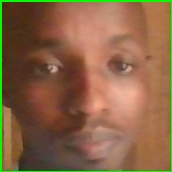
#> input picture captures/pierre_2025-08-26_16h52mn47s.jpg, 172 x 172 px
$ python -i 'import cv2.py'   (imports and definitions only)
#> lines starting #> are read from the running program, lines starting #| are printed output that depends on the picture
#> further down, picture is the input picture: shape (172, 172, 3); mean B, G, R 69.4, 100.9, 136.8
import cv2
import numpy as np
from PIL import Image, ImageEnhance
import logging

logger = logging.getLogger(__name__)

class LightingAdaptation:
    """Enhanced lighting adaptation for facial recognition system"""

    def __init__(self):
        self.clahe = cv2.createCLAHE(clipLimit=3.0, tileGridSize=(8, 8))
        self.previous_brightness = None
        self.brightness_history = []
        self.max_history = 30  # Keep last 30 frames for averaging

    def analyze_lighting_conditions(self, frame):
        """Analyze current lighting conditions of the frame"""
        gray = cv2.cvtColor(frame, cv2.COLOR_BGR2GRAY)
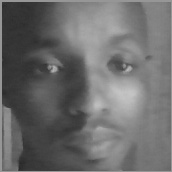
#> gray: shape (172, 172); min 40, max 196, mean 108.1

        # Calculate various lighting metrics
        mean_brightness = np.mean(gray)
#> mean_brightness = 108.1
        std_brightness = np.std(gray)
#> std_brightness = 36.94

        # Calculate histogram for lighting distribution analysis
        hist = cv2.calcHist([gray], [0], None, [256], [0, 256])
#> hist = 256 values, max 800 at index 150, min 0 at index 0, mean 115.6
        hist_normalized = hist.ravel() / hist.sum()
#> hist_normalized = 256 values, max 0.027 at index 150, min 0 at index 0, mean 0.00391

        # Detect lighting conditions
        conditions = {
            'mean_brightness': mean_brightness,
            'std_brightness': std_brightness,
            'is_low_light': mean_brightness < 80,
            'is_high_light': mean_brightness > 180,
            'is_backlit': self._detect_backlighting(gray),
            'has_shadows': std_brightness > 50,
            'uniformity': self._calculate_uniformity(gray)
        }

        # Update brightness history for adaptive processing
        self.brightness_history.append(mean_brightness)
        if len(self.brightness_history) > self.max_history:
            self.brightness_history.pop(0)

        return conditions

    def _detect_backlighting(self, gray_frame):
        """Detect if the subject is backlit"""
        h, w = gray_frame.shape
#> h = 172; w = 172

        # Check if center is significantly darker than edges
        center_region = gray_frame[h//4:3*h//4, w//4:3*w//4]
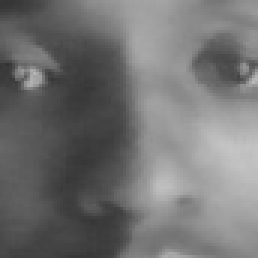
#> center_region: shape (86, 86) (shown 3 times larger); min 50, max 196, mean 114.3
        edge_regions = np.concatenate([
            gray_frame[:h//8, :].flatten(),
            gray_frame[-h//8:, :].flatten(),
            gray_frame[:, :w//8].flatten(),
            gray_frame[:, -w//8:].flatten()
        ])
#> edge_regions = 14792 values, max 164 at index 3035, min 40 at index 5868, mean 105.1

        center_mean = np.mean(center_region)
#> center_mean = 114.3
        edge_mean = np.mean(edge_regions)
#> edge_mean = 105.1

        return edge_mean - center_mean > 30

    def _calculate_uniformity(self, gray_frame):
        """Calculate lighting uniformity across the frame"""
        h, w = gray_frame.shape
#> h = 172; w = 172
        grid_size = 4

        # Divide frame into grid and calculate variance
        cell_means = []
        for i in range(grid_size):
            for j in range(grid_size):
                y1, y2 = i * h // grid_size, (i + 1) * h // grid_size
                x1, x2 = j * w // grid_size, (j + 1) * w // grid_size
                cell = gray_frame[y1:y2, x1:x2]
                cell_means.append(np.mean(cell))
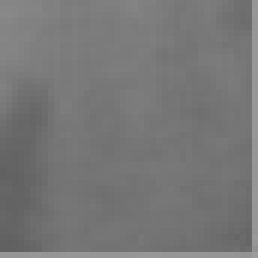
#> cell: shape (43, 43) (shown 6 times larger); min 96, max 155, mean 118.8
#> after the loop, cell_means = [62.6, 117.3, 149.1, 124.6, 63.1, 88.47, 139, 128.6, 79.71, 76.14, 153.7, 135.8, 88.07, 75.62, 128.3, 118.8]

        return 1.0 / (1.0 + np.std(cell_means))  # Higher value = more uniform

    def adaptive_preprocessing(self, frame):
        """Apply adaptive preprocessing based on lighting conditions"""
        conditions = self.analyze_lighting_conditions(frame)
#> in analyze_lighting_conditions, `conditions = { 'mean_brightness': mean_brightness, 'std_brightness': s..`: conditions = {'mean_brightness': 108.1, 'std_brightness': 36.94, 'is_low_light': False, 'is_high_light': False, 'is_backlit': False, 'has_shadows': False, 'uniformity': 0.0321}
        processed_frame = frame.copy()

        # Apply different processing based on conditions
        if conditions['is_low_light']:
            processed_frame = self._enhance_low_light(processed_frame)
        elif conditions['is_high_light']:
            processed_frame = self._reduce_overexposure(processed_frame)

        if conditions['is_backlit']:
            processed_frame = self._correct_backlighting(processed_frame)

        if not conditions['has_shadows'] and conditions['uniformity'] < 0.7:
            processed_frame = self._improve_uniformity(processed_frame)

        # Apply histogram equalization for better contrast
        processed_frame = self._apply_clahe(processed_frame)

        # Dynamic range adjustment
        processed_frame = self._adjust_dynamic_range(processed_frame, conditions)

        return processed_frame

    # [55 lines left out: functions _enhance_low_light, _reduce_overexposure, _correct_backlighting, not called in this run]

    def _improve_uniformity(self, frame):
        """Improve lighting uniformity across the frame"""
        # Create a background model using heavy blurring
        background = cv2.GaussianBlur(frame, (0, 0), frame.shape[0] / 20)
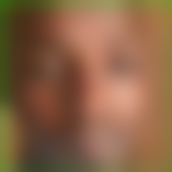
#> background: shape (172, 172, 3); mean B, G, R 69.7, 99.5, 137.6

        # Normalize the frame against the background
        normalized = cv2.divide(frame, background, scale=128)

        return normalized

    def _apply_clahe(self, frame):
        """Apply Contrast Limited Adaptive Histogram Equalization"""
        # Convert to LAB and apply CLAHE to L channel
        lab = cv2.cvtColor(frame, cv2.COLOR_BGR2LAB)
#> lab: shape (172, 172, 3); mean of channels 0, 1, 2 136.1, 128.9, 128.5
        l, a, b = cv2.split(lab)
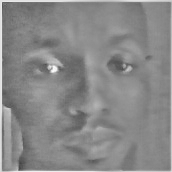
#> l: shape (172, 172); min 68, max 249, mean 136.1
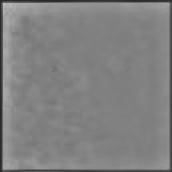
#> a: shape (172, 172); min 42, max 190, mean 128.9

        # Apply CLAHE to luminance channel
        l_clahe = self.clahe.apply(l)

        # Merge back
        lab_clahe = cv2.merge([l_clahe, a, b])
#> lab_clahe: shape (172, 172, 3); mean of channels 0, 1, 2 139.3, 128.9, 128.5
        return cv2.cvtColor(lab_clahe, cv2.COLOR_LAB2BGR)
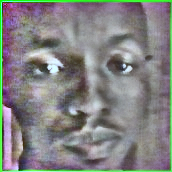
#> returned value: shape (172, 172, 3); mean B, G, R 129.5, 130.3, 130.3

    def _adjust_dynamic_range(self, frame, conditions):
        """Adjust dynamic range based on lighting conditions"""
        if len(self.brightness_history) > 5:
            avg_brightness = np.mean(self.brightness_history)

            # Adaptive adjustment based on recent brightness history
            if avg_brightness < 60:  # Very dark
                alpha, beta = 1.3, 30
            elif avg_brightness < 100:  # Dark
                alpha, beta = 1.1, 15
            elif avg_brightness > 200:  # Very bright
                alpha, beta = 0.8, -10
            elif avg_brightness > 160:  # Bright
                alpha, beta = 0.9, -5
            else:  # Normal
                alpha, beta = 1.0, 0

            # Apply brightness and contrast adjustment
            adjusted = cv2.convertScaleAbs(frame, alpha=alpha, beta=beta)
            return adjusted

        return frame

    # [39 lines left out: functions enhance_face_region, _enhance_face_specific, not called in this run]


# Integration methods for your existing FacialRecognitionAPI class
class EnhancedFacialRecognitionAPI:
    """Enhanced version with lighting adaptation"""

    def __init__(self):
        # ... your existing initialization code ...
        self.lighting_adapter = LightingAdaptation()

    # [77 lines left out: functions detect_and_recognize_faces, annotate_frame_with_recognition, not called in this run]

>>> import cv2
>>> picture = cv2.imread('../captures/pierre_2025-08-26_16h52mn47s.jpg')
>>> result = LightingAdaptation().adaptive_preprocessing(picture)

$ run again, on captures/pierre_2025-08-26_21h30mn56s.jpg
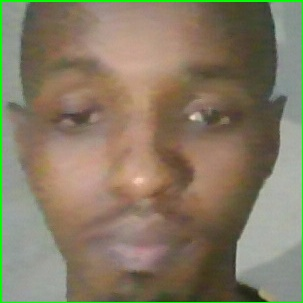
#> input picture captures/pierre_2025-08-26_21h30mn56s.jpg, 303 x 303 px
#> picture is the input picture: shape (303, 303, 3); mean B, G, R 100.7, 122.5, 133.8
#> mean_brightness = 123.4
#> std_brightness = 32.5
#> hist = 256 values, max 2207 at index 150, min 0 at index 0, mean 358.6
#> hist_normalized = 256 values, max 0.024 at index 150, min 0 at index 0, mean 0.00391
#> center_mean = 125.8
#> edge_mean = 128
#> in _calculate_uniformity, `h, w = gray_frame.shape`: h = 303
#> after the loop in _calculate_uniformity, `for i in range(grid_size):`:
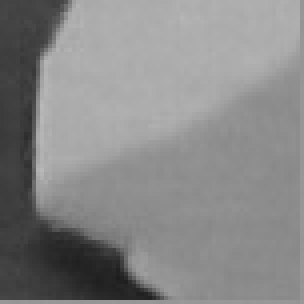
#> cell: shape (76, 76) (shown 4 times larger); min 29, max 184, mean 135.6
#> after the loop in _calculate_uniformity, `for i in range(grid_size):`: cell_means = [114.9, 149.2, 122.6, 99.08, 122.2, 135.8, 108.4, 103.2, 144.9, 146.8, 112, 133.9, 147.9, 116.9, 81.68, 135.6]
#> in analyze_lighting_conditions, `conditions = { 'mean_brightness': mean_brightness, 'std_brightness': s..`: conditions = {'mean_brightness': 123.4, 'std_brightness': 32.5, 'is_low_light': False, 'is_high_light': False, 'is_backlit': False, 'has_shadows': False, 'uniformity': 0.0495}
#> lab: shape (303, 303, 3); mean of channels 0, 1, 2 135.9, 128, 128.9
#> lab_clahe: shape (303, 303, 3); mean of channels 0, 1, 2 137.6, 128, 128.9
#> in _apply_clahe, `return cv2.cvtColor(lab_clahe, cv2.COLOR_LAB2BGR)`:
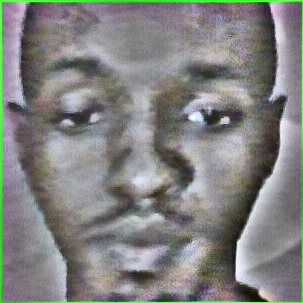
#> returned value: shape (303, 303, 3); mean B, G, R 128, 129.7, 129.2

$ run again, on captures/pierre_2025-08-26_21h31mn17s.jpg
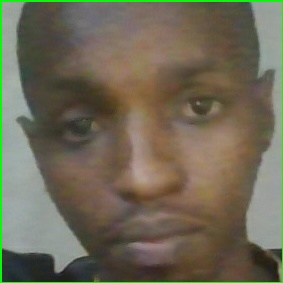
#> input picture captures/pierre_2025-08-26_21h31mn17s.jpg, 283 x 283 px
#> picture is the input picture: shape (283, 283, 3); mean B, G, R 85.8, 105, 110.1
#> mean_brightness = 104.3
#> std_brightness = 33.8
#> hist = 256 values, max 1318 at index 157, min 0 at index 0, mean 312.8
#> hist_normalized = 256 values, max 0.0165 at index 157, min 0 at index 0, mean 0.00391
#> center_mean = 101.5
#> edge_mean = 109.2
#> in _calculate_uniformity, `h, w = gray_frame.shape`: h = 283
#> after the loop in _calculate_uniformity, `for i in range(grid_size):`:
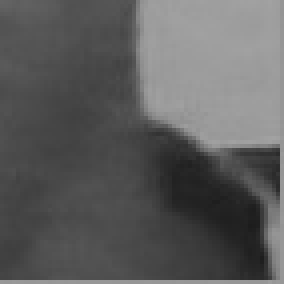
#> cell: shape (71, 71) (shown 4 times larger); min 28, max 162, mean 93.2
#> after the loop in _calculate_uniformity, `for i in range(grid_size):`: cell_means = [98.13, 114.9, 109, 109.9, 101.2, 88.59, 98.48, 104.4, 130.7, 101, 118.1, 125, 114.8, 74.63, 87.26, 93.19]
#> in analyze_lighting_conditions, `conditions = { 'mean_brightness': mean_brightness, 'std_brightness': s..`: conditions = {'mean_brightness': 104.3, 'std_brightness': 33.8, 'is_low_light': False, 'is_high_light': False, 'is_backlit': False, 'has_shadows': False, 'uniformity': 0.0658}
#> lab: shape (283, 283, 3); mean of channels 0, 1, 2 135.2, 128.3, 128.8
#> lab_clahe: shape (283, 283, 3); mean of channels 0, 1, 2 135, 128.3, 128.8
#> in _apply_clahe, `return cv2.cvtColor(lab_clahe, cv2.COLOR_LAB2BGR)`:
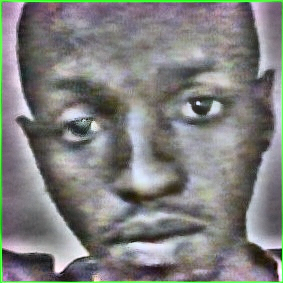
#> returned value: shape (283, 283, 3); mean B, G, R 125.9, 127.3, 127.1

$ run again, on captures/pierre_2025-08-26_21h32mn02s.jpg
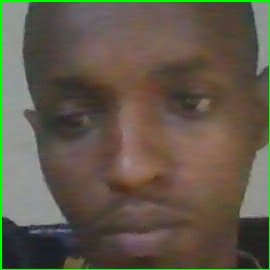
#> input picture captures/pierre_2025-08-26_21h32mn02s.jpg, 270 x 270 px
#> picture is the input picture: shape (270, 270, 3); mean B, G, R 74.3, 88.7, 96.6
#> mean_brightness = 89.47
#> std_brightness = 31.03
#> hist = 256 values, max 2469 at index 150, min 0 at index 0, mean 284.8
#> hist_normalized = 256 values, max 0.0339 at index 150, min 0 at index 0, mean 0.00391
#> center_mean = 85.89
#> edge_mean = 92.93
#> in _calculate_uniformity, `h, w = gray_frame.shape`: h = 270
#> after the loop in _calculate_uniformity, `for i in range(grid_size):`: cell_means = [100.7, 100.4, 96.21, 88.06, 100.7, 76.48, 81.49, 83.19, 122.4, 87.04, 98.87, 107.2, 77.39, 64.69, 79.22, 69.24]
#> in analyze_lighting_conditions, `conditions = { 'mean_brightness': mean_brightness, 'std_brightness': s..`: conditions = {'mean_brightness': 89.47, 'std_brightness': 31.03, 'is_low_light': False, 'is_high_light': False, 'is_backlit': False, 'has_shadows': False, 'uniformity': 0.0637}
#> lab: shape (270, 270, 3); mean of channels 0, 1, 2 135.2, 128.7, 128.3
#> lab_clahe: shape (270, 270, 3); mean of channels 0, 1, 2 135.2, 128.7, 128.3
#> in _apply_clahe, `return cv2.cvtColor(lab_clahe, cv2.COLOR_LAB2BGR)`:
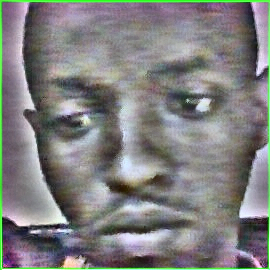
#> returned value: shape (270, 270, 3); mean B, G, R 126.8, 127.2, 127.4
